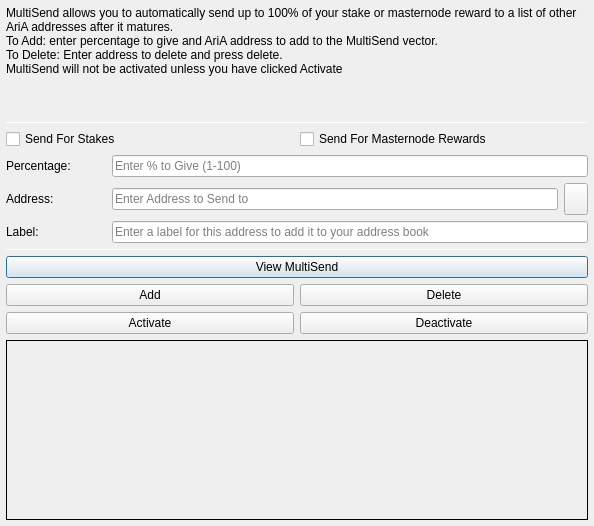
<?xml version="1.0" encoding="UTF-8"?>
<ui version="4.0">
 <class>MultiSendDialog</class>
 <widget class="QDialog" name="MultiSendDialog">
  <property name="windowModality">
   <enum>Qt::NonModal</enum>
  </property>
  <property name="geometry">
   <rect>
    <x>0</x>
    <y>0</y>
    <width>594</width>
    <height>526</height>
   </rect>
  </property>
  <property name="windowTitle">
   <string>MultiSend</string>
  </property>
  <layout class="QVBoxLayout" name="verticalLayout" stretch="0">
   <property name="leftMargin">
    <number>6</number>
   </property>
   <property name="topMargin">
    <number>6</number>
   </property>
   <property name="rightMargin">
    <number>6</number>
   </property>
   <property name="bottomMargin">
    <number>6</number>
   </property>
   <item>
    <layout class="QVBoxLayout" name="verticalLayout_Main" stretch="1,1,1,0,1,1,1">
     <item>
      <widget class="QLabel" name="label_2">
       <property name="lineWidth">
        <number>1</number>
       </property>
       <property name="text">
        <string>MultiSend allows you to automatically send up to 100% of your stake or masternode reward to a list of other AriA addresses after it matures.
To Add: enter percentage to give and AriA address to add to the MultiSend vector.
To Delete: Enter address to delete and press delete.
MultiSend will not be activated unless you have clicked Activate</string>
       </property>
       <property name="alignment">
        <set>Qt::AlignLeading|Qt::AlignLeft|Qt::AlignTop</set>
       </property>
       <property name="wordWrap">
        <bool>true</bool>
       </property>
      </widget>
     </item>
     <item>
      <widget class="Line" name="line">
       <property name="minimumSize">
        <size>
         <width>0</width>
         <height>1</height>
        </size>
       </property>
       <property name="maximumSize">
        <size>
         <width>16777215</width>
         <height>1</height>
        </size>
       </property>
       <property name="orientation">
        <enum>Qt::Horizontal</enum>
       </property>
      </widget>
     </item>
     <item>
      <layout class="QVBoxLayout" name="verticalLayout_Settings">
       <item>
        <layout class="QHBoxLayout" name="horizontalLayout">
         <item>
          <widget class="QCheckBox" name="multiSendStakeCheckBox">
           <property name="text">
            <string>Send For Stakes</string>
           </property>
          </widget>
         </item>
         <item>
          <widget class="QCheckBox" name="multiSendMasternodeCheckBox">
           <property name="text">
            <string>Send For Masternode Rewards</string>
           </property>
          </widget>
         </item>
        </layout>
       </item>
       <item>
        <layout class="QHBoxLayout" name="horizontalLayout_6">
         <item>
          <widget class="QLabel" name="label">
           <property name="minimumSize">
            <size>
             <width>100</width>
             <height>0</height>
            </size>
           </property>
           <property name="toolTip">
            <string>Percentage of stake to send</string>
           </property>
           <property name="text">
            <string>Percentage:</string>
           </property>
          </widget>
         </item>
         <item>
          <widget class="QLineEdit" name="multiSendPercentEdit">
           <property name="toolTip">
            <string>Enter whole numbers 1 - 100</string>
           </property>
           <property name="placeholderText">
            <string>Enter % to Give (1-100)</string>
           </property>
          </widget>
         </item>
        </layout>
       </item>
       <item>
        <layout class="QHBoxLayout" name="horizontalLayout_7">
         <item>
          <widget class="QLabel" name="label_5">
           <property name="minimumSize">
            <size>
             <width>100</width>
             <height>0</height>
            </size>
           </property>
           <property name="toolTip">
            <string>Address to send portion of stake to</string>
           </property>
           <property name="text">
            <string>Address:</string>
           </property>
          </widget>
         </item>
         <item>
          <widget class="QLineEdit" name="multiSendAddressEdit">
           <property name="toolTip">
            <string/>
           </property>
           <property name="placeholderText">
            <string>Enter Address to Send to</string>
           </property>
          </widget>
         </item>
         <item>
          <widget class="QToolButton" name="addressBookButton">
           <property name="maximumSize">
            <size>
             <width>16777215</width>
             <height>32</height>
            </size>
           </property>
           <property name="toolTip">
            <string>Choose an address from the address book</string>
           </property>
           <property name="text">
            <string/>
           </property>
           <property name="icon">
            <iconset resource="../mubdi.qrc">
             <normaloff>:/icons/address-book</normaloff>:/icons/address-book</iconset>
           </property>
           <property name="shortcut">
            <string>Alt+A</string>
           </property>
          </widget>
         </item>
        </layout>
       </item>
      </layout>
     </item>
     <item>
      <layout class="QHBoxLayout" name="horizontalLayout_3">
       <item>
        <widget class="QLabel" name="label_3">
         <property name="minimumSize">
          <size>
           <width>100</width>
           <height>0</height>
          </size>
         </property>
         <property name="text">
          <string>Label:</string>
         </property>
        </widget>
       </item>
       <item>
        <widget class="QLineEdit" name="labelAddressLabelEdit">
         <property name="placeholderText">
          <string>Enter a label for this address to add it to your address book</string>
         </property>
        </widget>
       </item>
      </layout>
     </item>
     <item>
      <widget class="Line" name="line_2">
       <property name="minimumSize">
        <size>
         <width>0</width>
         <height>1</height>
        </size>
       </property>
       <property name="maximumSize">
        <size>
         <width>16777215</width>
         <height>1</height>
        </size>
       </property>
       <property name="orientation">
        <enum>Qt::Horizontal</enum>
       </property>
      </widget>
     </item>
     <item>
      <layout class="QVBoxLayout" name="verticalLayout_Buttons">
       <item>
        <layout class="QHBoxLayout" name="horizontalLayout_4">
         <item>
          <widget class="QPushButton" name="viewButton">
           <property name="toolTip">
            <string/>
           </property>
           <property name="statusTip">
            <string>View MultiSend Vector</string>
           </property>
           <property name="text">
            <string>View MultiSend</string>
           </property>
          </widget>
         </item>
        </layout>
       </item>
       <item>
        <layout class="QHBoxLayout" name="horizontalLayout_2">
         <item>
          <widget class="QPushButton" name="addButton">
           <property name="toolTip">
            <string/>
           </property>
           <property name="statusTip">
            <string>Add to MultiSend Vector</string>
           </property>
           <property name="text">
            <string>Add</string>
           </property>
          </widget>
         </item>
         <item>
          <widget class="QPushButton" name="deleteButton">
           <property name="toolTip">
            <string/>
           </property>
           <property name="statusTip">
            <string>Delete Address From MultiSend Vector</string>
           </property>
           <property name="text">
            <string>Delete</string>
           </property>
          </widget>
         </item>
        </layout>
       </item>
       <item>
        <layout class="QHBoxLayout" name="horizontalLayout_5">
         <item>
          <widget class="QPushButton" name="activateButton">
           <property name="statusTip">
            <string>Activate MultiSend</string>
           </property>
           <property name="text">
            <string>Activate</string>
           </property>
          </widget>
         </item>
         <item>
          <widget class="QPushButton" name="disableButton">
           <property name="statusTip">
            <string>Deactivate MultiSend</string>
           </property>
           <property name="text">
            <string>Deactivate</string>
           </property>
          </widget>
         </item>
        </layout>
       </item>
      </layout>
     </item>
     <item>
      <widget class="QLabel" name="message">
       <property name="minimumSize">
        <size>
         <width>0</width>
         <height>180</height>
        </size>
       </property>
       <property name="frameShape">
        <enum>QFrame::Panel</enum>
       </property>
       <property name="frameShadow">
        <enum>QFrame::Plain</enum>
       </property>
       <property name="lineWidth">
        <number>1</number>
       </property>
       <property name="midLineWidth">
        <number>1</number>
       </property>
       <property name="text">
        <string/>
       </property>
       <property name="alignment">
        <set>Qt::AlignLeading|Qt::AlignLeft|Qt::AlignTop</set>
       </property>
       <property name="wordWrap">
        <bool>true</bool>
       </property>
      </widget>
     </item>
    </layout>
   </item>
  </layout>
 </widget>
 <resources>
  <include location="../mubdi.qrc"/>
 </resources>
 <connections/>
</ui>
